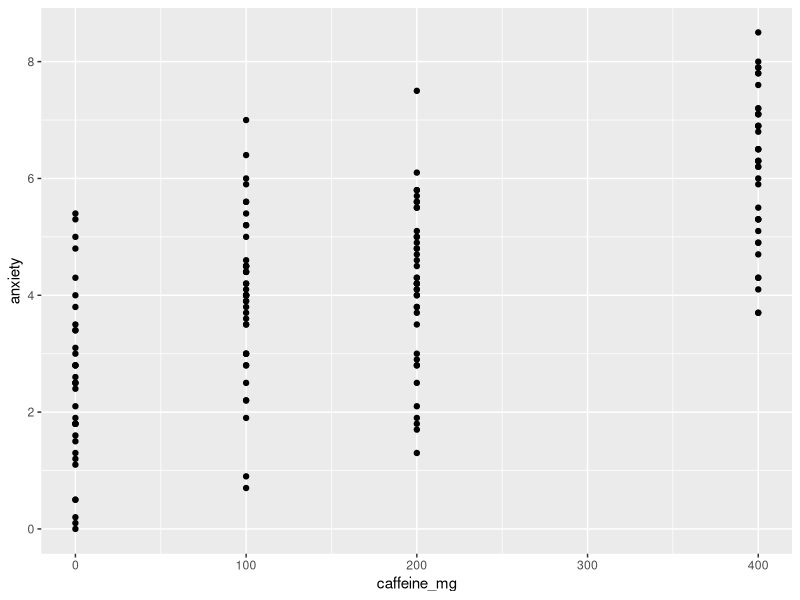
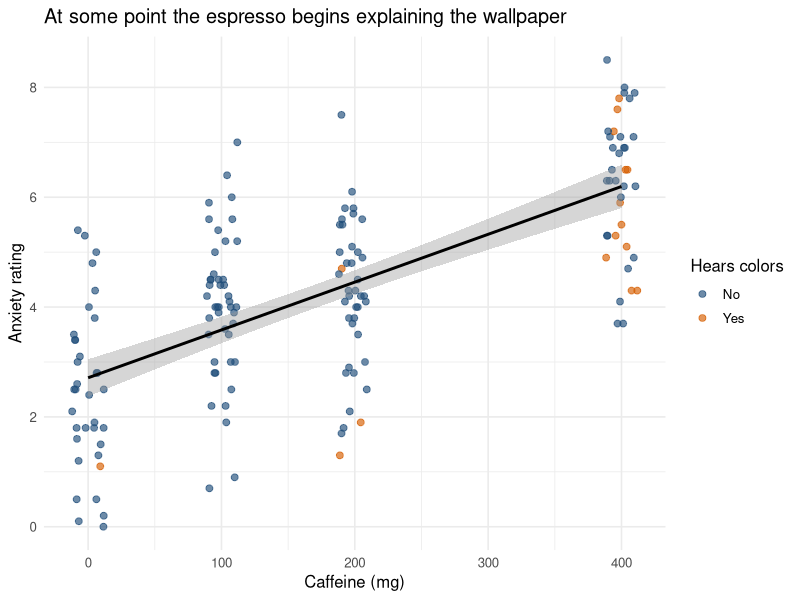
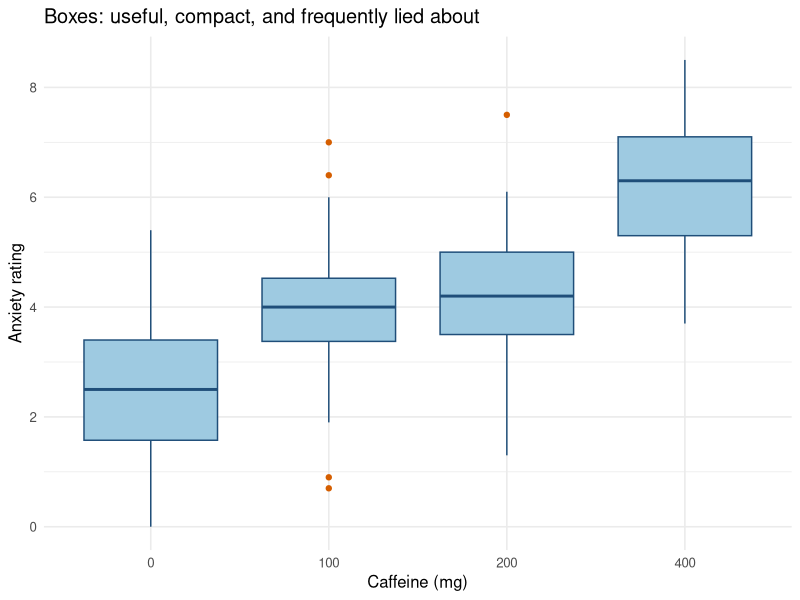
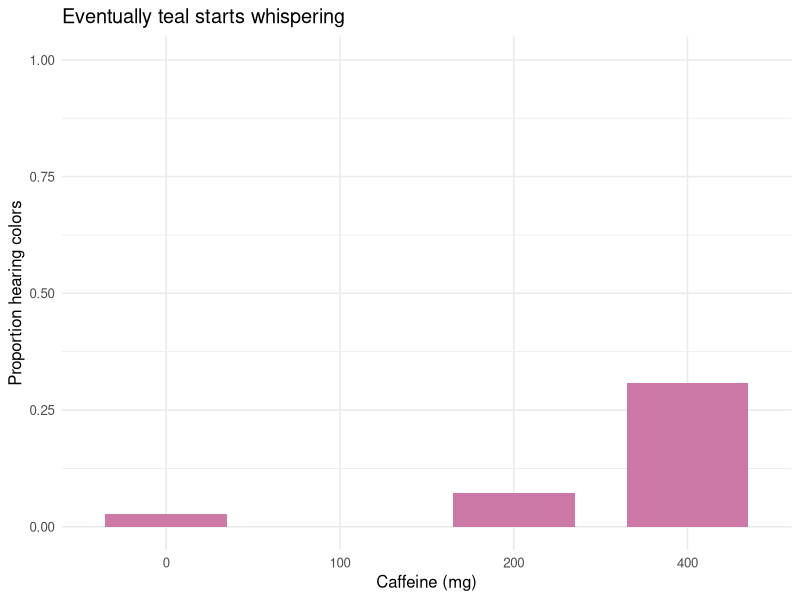
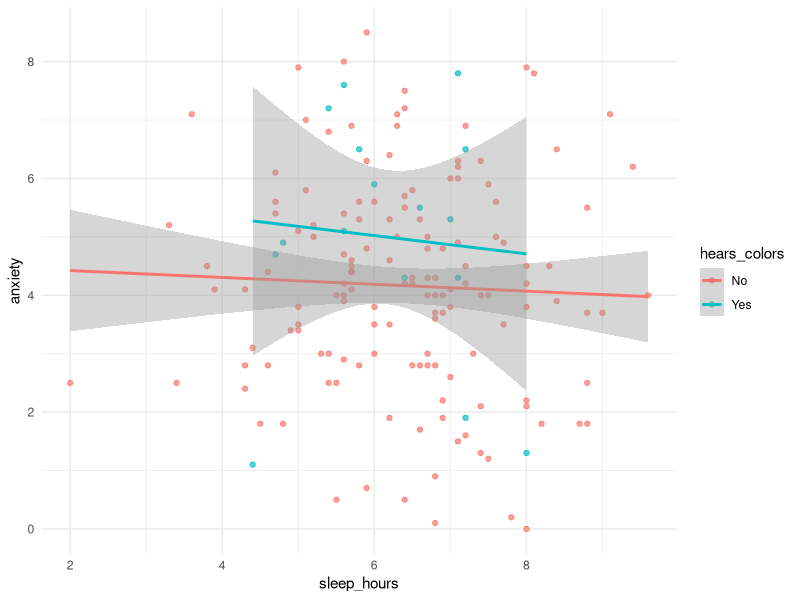

Reproduce these figures in R, in order.
## ---- chunk 1
#| label: setup
#| include: false
knitr::opts_chunk$set(
  echo = TRUE,
  message = FALSE,
  warning = FALSE,
  fig.align = "center",
  fig.width = 7,
  fig.height = 4.5
)

library(dplyr)
library(ggplot2)
## ---- chunk 2
set.seed(343)

n_students <- 160

lab_students <- data.frame(
  student_id = seq_len(n_students),
  caffeine_mg = sample(c(0, 100, 200, 400), n_students, replace = TRUE),
  sleep_hours = round(pmin(10, pmax(2, rnorm(n_students, 6.2, 1.4))), 1),
  group_project_hatred = sample(1:10, n_students, replace = TRUE)
)

color_probability <- plogis(
  -4 + .010 * lab_students$caffeine_mg - .20 * (lab_students$sleep_hours - 6)
)

lab_students$hears_colors <- factor(
  ifelse(rbinom(n_students, 1, color_probability) == 1, "Yes", "No"),
  levels = c("No", "Yes")
)

lab_students$anxiety <- round(pmin(
  10,
  pmax(
    0,
    4 + .009 * lab_students$caffeine_mg -
      .30 * lab_students$sleep_hours +
      .12 * lab_students$group_project_hatred +
      rnorm(n_students, 0, 1.2)
  )
), 1)

head(lab_students)
## ---- chunk 3
dim(lab_students)
names(lab_students)
str(lab_students)
summary(lab_students)
## ---- chunk 4
lab_students |>
  head(3)
## ---- chunk 5
lab_students |>
  filter(caffeine_mg >= 200) |>
  select(student_id, caffeine_mg, anxiety, hears_colors) |>
  head()
## ---- chunk 6
small_data <- lab_students |>
  select(student_id, caffeine_mg, sleep_hours, anxiety)

head(small_data)
## ---- chunk 7
lab_students |>
  select(-student_id) |>
  head()
## ---- chunk 8
chromatic_students <- lab_students |>
  filter(hears_colors == "Yes")

nrow(chromatic_students)
## ---- chunk 9
lab_students |>
  filter(caffeine_mg >= 200 & sleep_hours < 6) |>
  head()
## ---- chunk 10
lab_students <- lab_students |>
  mutate(
    caffeine_per_hour_sleep = caffeine_mg / sleep_hours,
    extremely_caffeinated = caffeine_mg >= 400
  )

head(lab_students)
## ---- chunk 11
lab_students |>
  arrange(desc(anxiety)) |>
  select(student_id, caffeine_mg, sleep_hours, anxiety) |>
  head(10)
## ---- chunk 12
lab_students |>
  summarise(
    n = n(),
    mean_anxiety = mean(anxiety),
    sd_anxiety = sd(anxiety),
    median_sleep = median(sleep_hours),
    proportion_hearing_colors = mean(hears_colors == "Yes")
  )
## ---- chunk 13
caffeine_summary <- lab_students |>
  group_by(caffeine_mg) |>
  summarise(
    n = n(),
    mean_anxiety = mean(anxiety),
    sd_anxiety = sd(anxiety),
    mean_sleep = mean(sleep_hours),
    proportion_hearing_colors = mean(hears_colors == "Yes"),
    .groups = "drop"
  )

caffeine_summary
## ---- chunk 14
lab_students |>
  count(caffeine_mg, hears_colors)
## ---- chunk 15
lab_students |>
  group_by(caffeine_mg) |>
  summarise(
    across(
      c(sleep_hours, anxiety, group_project_hatred),
      list(mean = mean, sd = sd),
      .names = "{.col}_{.fn}"
    ),
    .groups = "drop"
  )
## ---- chunk 16
ggplot(
  data = lab_students,
  mapping = aes(x = caffeine_mg, y = anxiety)
) +
  geom_point()
## ---- chunk 17
#| fig-cap: "Anxiety across caffeine doses. Jitter separates students who otherwise occupy the same caffeine value."
ggplot(lab_students, aes(x = caffeine_mg, y = anxiety, color = hears_colors)) +
  geom_jitter(width = 12, height = 0, alpha = .65, size = 2) +
  geom_smooth(method = "lm", se = TRUE, color = "black") +
  scale_color_manual(values = c("No" = "#1F4E79", "Yes" = "#D55E00")) +
  labs(
    x = "Caffeine (mg)",
    y = "Anxiety rating",
    color = "Hears colors",
    title = "At some point the espresso begins explaining the wallpaper"
  ) +
  theme_minimal(base_size = 12)
## ---- chunk 18
#| fig-cap: "Anxiety distributions at each caffeine dose."
ggplot(lab_students, aes(x = factor(caffeine_mg), y = anxiety)) +
  geom_boxplot(fill = "#9ECAE1", color = "#1F4E79", outlier.color = "#D55E00") +
  labs(
    x = "Caffeine (mg)",
    y = "Anxiety rating",
    title = "Boxes: useful, compact, and frequently lied about"
  ) +
  theme_minimal(base_size = 12)
## ---- chunk 19
#| fig-cap: "Simulated proportion of students reporting chromatic audition by caffeine dose."
ggplot(caffeine_summary, aes(x = factor(caffeine_mg), y = proportion_hearing_colors)) +
  geom_col(fill = "#CC79A7", width = .70) +
  scale_y_continuous(limits = c(0, 1)) +
  labs(
    x = "Caffeine (mg)",
    y = "Proportion hearing colors",
    title = "Eventually teal starts whispering"
  ) +
  theme_minimal(base_size = 12)
## ---- chunk 20
analysis_data <- lab_students |>
  filter(!is.na(anxiety)) |>
  mutate(caffeine_group = factor(caffeine_mg)) |>
  select(student_id, caffeine_group, sleep_hours, anxiety, hears_colors)

analysis_summary <- analysis_data |>
  group_by(caffeine_group) |>
  summarise(
    n = n(),
    mean = mean(anxiety),
    sd = sd(anxiety),
    .groups = "drop"
  )

analysis_summary
## ---- chunk 21
sleep_deprived_and_caffeinated <- lab_students |>
  filter(sleep_hours < 6, caffeine_mg >= 200)

practice_summary <- lab_students |>
  group_by(caffeine_mg) |>
  summarise(
    n = n(),
    median_anxiety = median(anxiety),
    iqr_anxiety = IQR(anxiety),
    proportion_hearing_colors = mean(hears_colors == "Yes"),
    .groups = "drop"
  )

ggplot(lab_students, aes(x = sleep_hours, y = anxiety, color = hears_colors)) +
  geom_point(alpha = .70) +
  geom_smooth(method = "lm", se = TRUE) +
  theme_minimal()

most_concerning_students <- lab_students |>
  arrange(desc(caffeine_per_hour_sleep)) |>
  select(student_id, caffeine_mg, sleep_hours, caffeine_per_hour_sleep) |>
  head(10)

practice_summary
most_concerning_students
